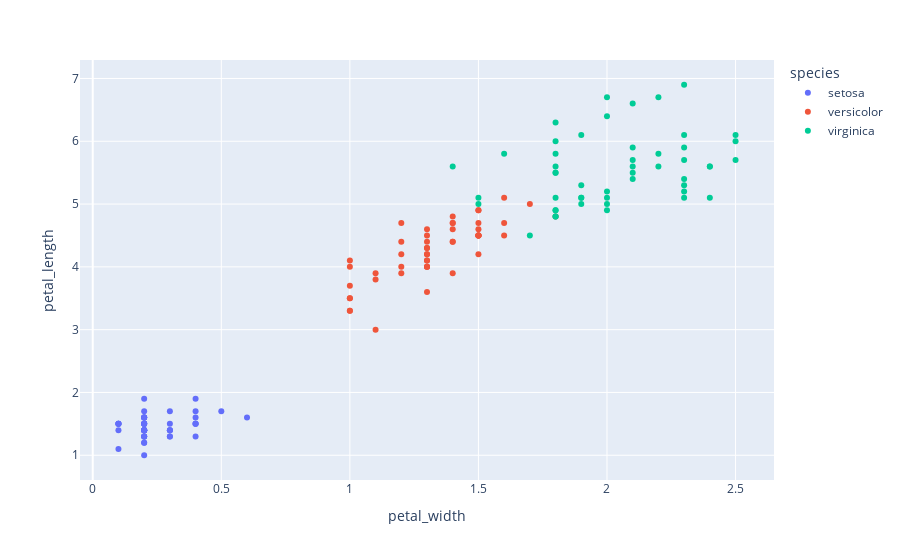

This figure's notebook cell:
### Code cell
px.scatter(data_frame=iris, x='petal_width', y='petal_length', color='species')

### Figure 1 — Plotly figure (JSON) as saved in the notebook; plotly's stock layout.template omitted (floating-point values rounded to 4 significant figures)
{"data": [{"hovertemplate": "species=setosa<br>petal_width=%{x}<br>petal_length=%{y}<extra></extra>", "legendgroup": "setosa", "marker": {"color": "#636efa", "symbol": "circle"}, "mode": "markers", "name": "setosa", "orientation": "v", "showlegend": true, "type": "scatter", "x": [0.2, 0.2, 0.2, 0.2, 0.2, 0.4, 0.3, 0.2, 0.2, 0.1, 0.2, 0.2, 0.1, 0.1, 0.2, 0.4, 0.4, 0.3, 0.3, 0.3, 0.2, 0.4, 0.2, 0.5, 0.2, 0.2, 0.4, 0.2, 0.2, 0.2, 0.2, 0.4, 0.1, 0.2, 0.1, 0.2, 0.2, 0.1, 0.2, 0.2, 0.3, 0.3, 0.2, 0.6, 0.4, 0.3, 0.2, 0.2, 0.2, 0.2], "xaxis": "x", "y": [1.4, 1.4, 1.3, 1.5, 1.4, 1.7, 1.4, 1.5, 1.4, 1.5, 1.5, 1.6, 1.4, 1.1, 1.2, 1.5, 1.3, 1.4, 1.7, 1.5, 1.7, 1.5, 1, 1.7, 1.9, 1.6, 1.6, 1.5, 1.4, 1.6, 1.6, 1.5, 1.5, 1.4, 1.5, 1.2, 1.3, 1.5, 1.3, 1.5, 1.3, 1.3, 1.3, 1.6, 1.9, 1.4, 1.6, 1.4, 1.5, 1.4], "yaxis": "y"}, {"hovertemplate": "species=versicolor<br>petal_width=%{x}<br>petal_length=%{y}<extra></extra>", "legendgroup": "versicolor", "marker": {"color": "#EF553B", "symbol": "circle"}, "mode": "markers", "name": "versicolor", "orientation": "v", "showlegend": true, "type": "scatter", "x": [1.4, 1.5, 1.5, 1.3, 1.5, 1.3, 1.6, 1, 1.3, 1.4, 1, 1.5, 1, 1.4, 1.3, 1.4, 1.5, 1, 1.5, 1.1, 1.8, 1.3, 1.5, 1.2, 1.3, 1.4, 1.4, 1.7, 1.5, 1, 1.1, 1, 1.2, 1.6, 1.5, 1.6, 1.5, 1.3, 1.3, 1.3, 1.2, 1.4, 1.2, 1, 1.3, 1.2, 1.3, 1.3, 1.1, 1.3], "xaxis": "x", "y": [4.7, 4.5, 4.9, 4, 4.6, 4.5, 4.7, 3.3, 4.6, 3.9, 3.5, 4.2, 4, 4.7, 3.6, 4.4, 4.5, 4.1, 4.5, 3.9, 4.8, 4, 4.9, 4.7, 4.3, 4.4, 4.8, 5, 4.5, 3.5, 3.8, 3.7, 3.9, 5.1, 4.5, 4.5, 4.7, 4.4, 4.1, 4, 4.4, 4.6, 4, 3.3, 4.2, 4.2, 4.2, 4.3, 3, 4.1], "yaxis": "y"}, {"hovertemplate": "species=virginica<br>petal_width=%{x}<br>petal_length=%{y}<extra></extra>", "legendgroup": "virginica", "marker": {"color": "#00cc96", "symbol": "circle"}, "mode": "markers", "name": "virginica", "orientation": "v", "showlegend": true, "type": "scatter", "x": [2.5, 1.9, 2.1, 1.8, 2.2, 2.1, 1.7, 1.8, 1.8, 2.5, 2, 1.9, 2.1, 2, 2.4, 2.3, 1.8, 2.2, 2.3, 1.5, 2.3, 2, 2, 1.8, 2.1, 1.8, 1.8, 1.8, 2.1, 1.6, 1.9, 2, 2.2, 1.5, 1.4, 2.3, 2.4, 1.8, 1.8, 2.1, 2.4, 2.3, 1.9, 2.3, 2.5, 2.3, 1.9, 2, 2.3, 1.8], "xaxis": "x", "y": [6, 5.1, 5.9, 5.6, 5.8, 6.6, 4.5, 6.3, 5.8, 6.1, 5.1, 5.3, 5.5, 5, 5.1, 5.3, 5.5, 6.7, 6.9, 5, 5.7, 4.9, 6.7, 4.9, 5.7, 6, 4.8, 4.9, 5.6, 5.8, 6.1, 6.4, 5.6, 5.1, 5.6, 6.1, 5.6, 5.5, 4.8, 5.4, 5.6, 5.1, 5.1, 5.9, 5.7, 5.2, 5, 5.2, 5.4, 5.1], "yaxis": "y"}], "layout": {"legend": {"title": {"text": "species"}, "tracegroupgap": 0}, "margin": {"t": 60}, "xaxis": {"anchor": "y", "domain": [0, 1], "title": {"text": "petal_width"}}, "yaxis": {"anchor": "x", "domain": [0, 1], "title": {"text": "petal_length"}}}}
